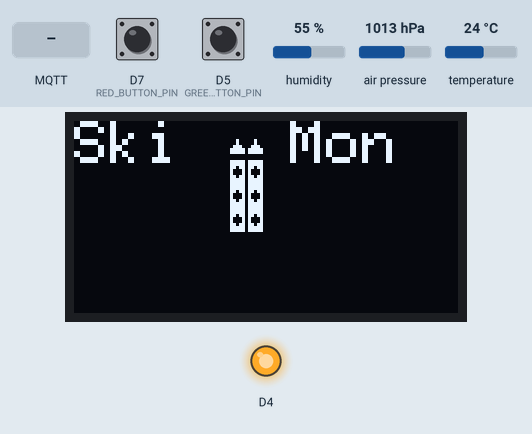
Bench run of a sketch on a simulated ESP8266 (NodeMCU). On the bench: 128×64 one-colour display, output pins drawn as LEDs (lit = HIGH). Inputs (shaded band) come from the test bench; at power-on: D7 (RED_BUTTON_PIN) HIGH, D5 (GREEN_BUTTON_PIN) HIGH, humidity 55 %, air pressure 1013 hPa, temperature 24 °C. WiFi joins after 1.5 s; servers stay silent unless stated; the display library's start-up logo is not drawn; random numbers use the default seed unless the sketch sets one; EEPROM starts erased; no MQTT or app messages arrive unless stated; what the sketch prints to the serial monitor is not drawn.

Above: at 1.1 s.
At 20.4 s:
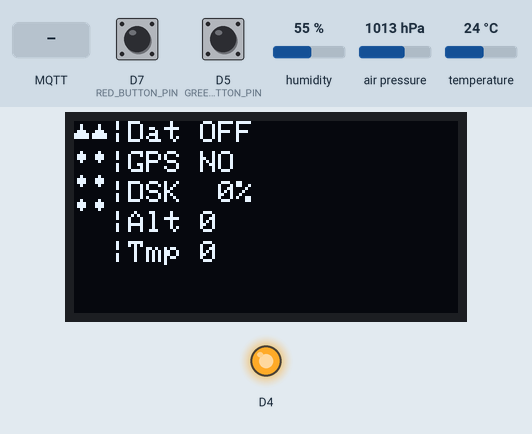
20.5 s: MQTT message "1" arrives on the first subscribed topic
At 21.4 s:
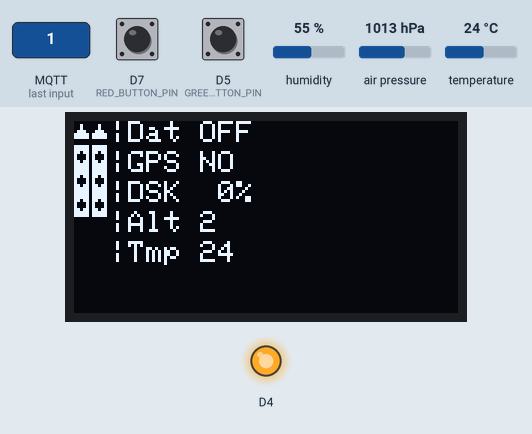
22.1 s: D7 (RED_BUTTON_PIN) pulled LOW for 0.15 s
23.7 s: D5 (GREEN_BUTTON_PIN) pulled LOW for 0.15 s
25.3 s: MQTT message "start" arrives on the first subscribed topic
Timing chart, 0 to 27.8 s (numbered marks = the images above; inputs shaded):
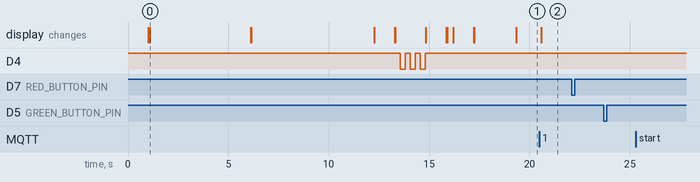

The sketch:

HandConsole.ino
```cpp
// (licence header left out)
#include <Wire.h>
#include <ESP8266WiFi.h>
#include <PubSubClient.h>           // MQTT client
#include <LSM6.h>
#include <ArduinoJson.h>
#include <Adafruit_BME280.h>

#include "eepromMenu.h"
#include "Adafruit_SSD1306.h"

#define RED_BUTTON_PIN D7
#define GREEN_BUTTON_PIN D5

int lastGreenButtonState = HIGH;    // Defaulting to unpressed
int lastRedButtonState = HIGH;

#define OLED_RESET 0  // GPIO0
Adafruit_SSD1306 display(OLED_RESET);


ESP8266_EEPROM_Configs g_configs;   // From eepromMenu.h

WiFiClient espClient;
PubSubClient client(espClient);     // MQTT client

#define MSG_BUFFER_SIZE  (200)
char msg[MSG_BUFFER_SIZE];

//#define SAMPLE_INTERVAL_MILLIS 60000  // 60k millis = 1 minute
#define SAMPLE_INTERVAL_MILLIS 50  // 1/20 second (20 Hz)
#define MQTT_TOPIC "skimon"
unsigned long lastMsgMillis = 0 - SAMPLE_INTERVAL_MILLIS;

// JSON materials
StaticJsonDocument<200> doc;

struct UIStatus {
  bool recording = false;
  int diskFullPct = 0;
  bool gps = false;
  bool leftFront = false;
  bool leftMiddle = false;
  bool leftBack = false;
  bool rightFront = false;
  bool rightMiddle = false;
  bool rightBack = false;
  int altitude = 0;
  int temperature = 0;
};

UIStatus uiStatus;

// BME 280 Temperature/Humidity/Pressure/Altitude
Adafruit_BME280 bme; // use I2C interface
Adafruit_Sensor *bme_temp = bme.getTemperatureSensor();
Adafruit_Sensor *bme_pressure = bme.getPressureSensor();
Adafruit_Sensor *bme_humidity = bme.getHumiditySensor();
unsigned long lastBMEmillis = 0;


bool g_light_on = false;

// ** Flip the LED state ******************************************
void toggle_light() {
  if( g_light_on ) {
    digitalWrite(BUILTIN_LED, HIGH);
    g_light_on = false;
  } else {
    digitalWrite(BUILTIN_LED, LOW);
    g_light_on = true;
  }
}


// ** Generate a display a ski on the OLED ******************************************
void display_ski(int x, int y, boolean isOn[3]) {
  display.setTextSize(1);
  display.setTextColor(WHITE);
  int textHeight = 8;
  unsigned char mountain = 30;
  unsigned char skiSectionOff = 7;
  unsigned char skiSectionOn = 8;

  for( int i = 0; i < 4; i++ ) {    // Clear old ski drawing
    display.setCursor(x, y + i * textHeight);
    display.print(" ");
    display.setCursor(x, y + i * textHeight);
    if( i == 0 ) {
      display.write(mountain);
    } else {
      if( isOn[i - 1] ) {
        display.write(skiSectionOn);
      } else {
        display.write(skiSectionOff);
      }
    }
  }
}


// ****************************************************************
void display_status(char* msg) {
  display_status(msg, 0, false);
}

void display_status(char* msg, int delayMS) {
  display_status(msg, delayMS, false);
}

void display_status(char* msg, int delayMS, boolean clearFirst) {
  if(clearFirst) {
    display_clear();
    display.setTextSize(1);
    display.setTextColor(WHITE);
    display.setCursor(0,0);
  }
  display.print(msg);
  display.display();
  delay(delayMS);
}


// ****************************************************************
void display_logo() {
  display.clearDisplay();
  display.setTextSize(2);
  display.setTextColor(WHITE);
  display.setCursor(0,0);
  display.println("Ski   Mon");

  boolean skiStatus[3] = {true, true, true};
  display_ski(52, 5, skiStatus);
  display_ski(58, 5, skiStatus);
  display.display();
}


// ****************************************************
void display_clear() {
  display.clearDisplay();
  display.display();
}


// ** Setup, initialize, and connect to the wifi network ********************************
void wifi_connect(char* ssid, char* password) {
  Serial.print("# Initializing Wifi -> ");
  WiFi.mode(WIFI_STA);                        // Required for wireless to wireless MQTT (for some reason).
  WiFi.begin(ssid, password);

  int i = 0;
  while (WiFi.status() != WL_CONNECTED) { // Wait for the Wi-Fi to connect
    delay(250);
    toggle_light();
    Serial.print(++i); Serial.print(' ');
  }

  Serial.println('\n');
  Serial.println("Connection established!");
  Serial.print("IP address:\t");
  Serial.println(WiFi.localIP());         // Send the IP address of the ESP8266 to the computer
}


// ** Reconnect to the MQTT server as needed ***************************************
void reconnect() {
  while (!client.connected()) {
    Serial.print("Attempting MQTT connection...");

    String clientId =  String(g_configs.get_DeviceLocation());
    //String clientId = "ESP8266Client-";                   // Create a random client ID
    clientId += "-";
    clientId += String(random(0xffff), HEX);
    Serial.print("MQTT Client ID: ");
    Serial.println(clientId);

    if (client.connect(clientId.c_str())) {               // Attempt to connect
      Serial.println("MQTT client connected.");

      snprintf (msg, MSG_BUFFER_SIZE, "{\"type\":\"%s\", \"location\":\"%s\", \"value\":\"%s\"}", "status", g_configs.get_DeviceLocation(), "connected");
      client.publish(MQTT_TOPIC, msg);

      client.subscribe("skimon/status");
    } else {
      Serial.print("failed, rc=");
      Serial.print(client.state());
      Serial.println(" try again in 5 seconds");

      for(int i = 0; i < 20; i++) {                     // Wait 5 seconds before retrying
        delay(250);
        toggle_light();
      }
    }
  }
}


// ** Reading Go Button *******************************************
boolean is_go_button_pressed() {
  boolean is_pressed = false;
  if( digitalRead(GREEN_BUTTON_PIN) == HIGH  && lastGreenButtonState == LOW ) {
    lastGreenButtonState = HIGH;
    is_pressed = false;
  }
  else if( digitalRead(GREEN_BUTTON_PIN) == LOW && lastGreenButtonState == HIGH ) {
    lastGreenButtonState = LOW;
    is_pressed = true;
  }
  return is_pressed;
}


// ** Reading Stop Button *******************************************
boolean is_stop_button_pressed() {
  boolean is_pressed = false;
  if( digitalRead(RED_BUTTON_PIN) == HIGH  && lastRedButtonState == LOW ) {
    lastRedButtonState = HIGH;
    is_pressed = false;
  }
  else if( digitalRead(RED_BUTTON_PIN) == LOW && lastRedButtonState == HIGH ) {
    lastRedButtonState = LOW;
    is_pressed = true;
  }
  return is_pressed;
}


// ** Sending a button press ************************************************************************
void sendRecordingStatus(char* valueMsg) {
  snprintf(msg, MSG_BUFFER_SIZE, "{\"type\":\"%s\", \"location\": \"%s\", \"value\":\"%s\"}",
    "recording",
    g_configs.get_DeviceLocation(),
    valueMsg
  );
  Serial.println(msg);
  client.publish(MQTT_TOPIC, msg);
}


// ** Initialize hardware systems *********************************
void init_hardware() {
  Wire.begin();

  pinMode(BUILTIN_LED, OUTPUT);     // Initialize the BUILTIN_LED pin as an output
  digitalWrite(LED_BUILTIN, HIGH);     // HIGH means off - the boards are backwards...

  Serial.begin(115200);             // Init serial
  while(!Serial) { delay(100); }
  delay(1000);                      // Give serial time to settle

  pinMode(RED_BUTTON_PIN, INPUT_PULLUP);
  pinMode(GREEN_BUTTON_PIN, INPUT_PULLUP);

  if (!bme.begin(0x76)) {
    Serial.println(F("Could not find a valid BME280 sensor, check wiring!"));
    while (1) delay(10);
  }

  bme_temp->printSensorDetails();
  bme_pressure->printSensorDetails();
  bme_humidity->printSensorDetails();

  Serial.println("\nHardware initialized.");
}


// *************************************************************************************************** //
void statusCallbackHandler(char* topic, byte* payload, unsigned int length) {
  // Serial.print("Message:");
  // for (int i = 0; i < length; i++) {
  //   Serial.print((char)payload[i]);
  // }
  // Serial.println();

  char msgC[length];
  for (int i = 0; i < length; i++) {
    msgC[i] = (char)payload[i];
  }

  DeserializationError error = deserializeJson(doc, msgC);
  if (error) {
    Serial.println("Error in deserialization");
    return;
  }

  // Parse out the JSON values and fill up our uiStatus struct
  const char* recording = doc["recording"];
  int diskFull = doc["diskFull"];
  const char* gpsStatus = doc["GPS"];

  int leftFrontTimeout = doc["motes"]["LeftFront"];
  int leftMiddleTimeout = doc["motes"]["LeftMiddle"];
  int leftBackTimeout = doc["motes"]["LeftBack"];
  int rightFrontTimeout = doc["motes"]["RightFront"];
  int rightMiddleTimeout = doc["motes"]["RightMiddle"];
  int rightBackTimeout = doc["motes"]["RightBack"];

  uiStatus.recording = (strcmp(recording, "start") == 0);
  uiStatus.diskFullPct = diskFull;
  uiStatus.gps = (strcmp(gpsStatus, "yes") == 0);
  uiStatus.leftFront = (leftFrontTimeout == 0);
  uiStatus.leftMiddle = (leftMiddleTimeout == 0);
  uiStatus.leftBack = (leftBackTimeout == 0);
  uiStatus.rightFront = (rightFrontTimeout == 0);
  uiStatus.rightMiddle = (rightMiddleTimeout == 0);
  uiStatus.rightBack = (rightBackTimeout == 0);
  uiStatus.altitude = (int)bme.readAltitude(1013.25);

  sensors_event_t temp_event;
  bme_temp->getEvent(&temp_event);
  uiStatus.temperature = (int)temp_event.temperature;

}

void dumpUIStatus() {
  Serial.println("Recording: " + String(uiStatus.recording));
  Serial.println("Disk Full: " + String(uiStatus.diskFullPct));
  Serial.println("GPS Lock: " + String(uiStatus.gps));
  Serial.println("Left Front: " + String(uiStatus.leftFront));
  Serial.println("Left Middle: " + String(uiStatus.leftMiddle));
  Serial.println("Left Back: " + String(uiStatus.leftBack));
  Serial.println("Right Front: " + String(uiStatus.rightFront));
  Serial.println("Right Middle: " + String(uiStatus.rightMiddle));
  Serial.println("Right Back: " + String(uiStatus.rightBack));
  Serial.println("Altitude: " + String(uiStatus.altitude));
}


// *************************************************************************************************** //
void refreshSkis() {
  bool isOnLeft[3] = {uiStatus.leftFront, uiStatus.leftMiddle, uiStatus.leftBack};
  bool isOnRight[3] = {uiStatus.rightFront, uiStatus.rightMiddle, uiStatus.rightBack};
  display_ski(0,0,isOnLeft);
  display_ski(6,0,isOnRight);
}

void refreshRecording(int x, int y) {
  display.setCursor(x,y);
  String line = "|Dat ";
  if(uiStatus.recording) {    line += "ON";  }
    else {    line += "OFF";  }
  display.print(line);
}

void refreshGPS(int x, int y) {
  display.setCursor(x,y);
  String line = "|GPS ";
  if(uiStatus.gps) {    line += "YES";  }
    else {    line += "NO";  }
  display.print(line);
}

void refreshDisk(int x, int y) {
  display.setCursor(x,y);
  String line = "|DSK ";
  if(uiStatus.diskFullPct < 10) {
    line += String(" ");
  }
  line += String(uiStatus.diskFullPct);
  line += "%";
  display.print(line);
}

void refreshAltitude(int x, int y) {
  display.setCursor(x,y);
  String line = "|Alt";
  if(uiStatus.altitude < 1000) {
    line += String(" ");
  }
  line += String(uiStatus.altitude);
  display.print(line);
}

void refreshTemperature(int x, int y) {
  display.setCursor(x,y);
  String line = "|Tmp ";
  line += String(uiStatus.temperature);
  display.print(line);
}

// *************************************************************************************************** //
void refreshScreen() {
  display.clearDisplay();
  display.setTextSize(1);
  display.setTextColor(WHITE);
  display.setCursor(0,0);

  int leftX = 2 * 6;
  int rowHeight = 10;

  refreshSkis();
  refreshRecording(leftX, 0 * rowHeight);
  refreshGPS(leftX, 1 * rowHeight);
  refreshDisk(leftX, 2 * rowHeight);
  refreshAltitude(leftX, 3 * rowHeight);
  refreshTemperature(leftX, 4 * rowHeight);

  display.display();
}

// *************************************************************************************************** //
void sendBMEreading() {
  // Serial.println("Sending BME280 reading");

  sensors_event_t temp_event, pressure_event, humidity_event;
  bme_temp->getEvent(&temp_event);
  bme_pressure->getEvent(&pressure_event);
  bme_humidity->getEvent(&humidity_event);

  snprintf (msg, MSG_BUFFER_SIZE, "{\"type\":\"%s\", \"location\":\"%s\", \"temperature\":%s, \"humidity\":%s, \"altitude\":%s}",
    "environ",
    g_configs.get_DeviceLocation(),
    String(temp_event.temperature, 2).c_str(),
    String(humidity_event.relative_humidity, 2).c_str(),
    String(bme.readAltitude(1013.25), 2).c_str());
  client.publish(MQTT_TOPIC, msg);
}


// *************************************************************************************************** //
void setup() {
  init_hardware();                                                // Setup hardware in/out

  display.begin(SSD1306_SWITCHCAPVCC, 0x3C);  // initialize with the I2C addr 0x3C (for the 64x48)
  display.cp437(true);                        // Use full 256 char 'Code Page 437' font
  display.display();

  display_logo();
  delay(5000);

  display_status("Loading\nconfigs:", 0, true);
  g_configs.init();                                               // Read configs from EEPROM - provide serial menu to edit
  display_status("\n -- Loaded", 1000);

  display_status("Connecting\nWifi:", 0, true);
  wifi_connect(g_configs.get_SSID(), g_configs.get_Password());   // Connect to WiFi
  display_status("\nConnected!", 1000);

  randomSeed(micros());                                           // Used for name - Varies by I/O jitter

  display_status("Connecting\nMQTT Srvr", 0, true);
  client.setServer(g_configs.get_MQTTServer(), 1883);             // 1883 is the default MQTT port
  display_status("MQTT Conn", 250);
  client.setCallback(statusCallbackHandler);
  client.subscribe("skimon/status");
  display_status("\n-Subscribe", 1000);

  // ** Start main operations
  Serial.println("Setup complete, beginning normal operations -->");
  display_status("Begin Ops.", 2000, true);
}


// *************************************************************************************************** //
void loop() {
  if (!client.connected()) {
    reconnect();
  }
  client.loop();

  if( is_go_button_pressed() ) {
    Serial.println("Green: Pressed!");
    sendRecordingStatus("start");
  }

  if( is_stop_button_pressed() ) {
    Serial.println("Red: Pressed!");
    sendRecordingStatus("stop");
  }

  if( lastBMEmillis + 1000 < millis() ) {
    lastBMEmillis = millis();
    sendBMEreading();
  }

  refreshScreen();

  delay(100);
}
```

Source omitted: eepromMenu.h (6158 bytes)

Measured:
- after the input at 20.5 s, the display: changes after 0.10 s (image 2)
- after the input at 22.1 s, every drawn part: stays the same
- after the input at 23.7 s, every drawn part: stays the same
- after the input at 25.3 s, every drawn part: stays the same
- what the display in image 0 shows lasts 5.0 s, from 1.1 s to 6.1 s
